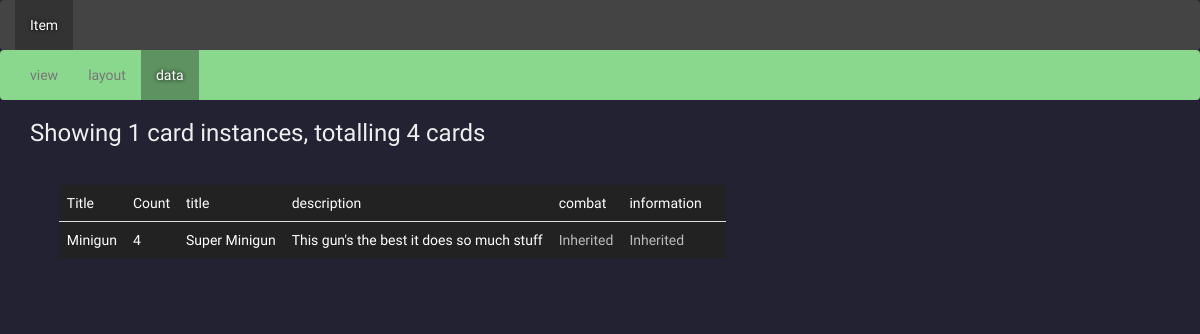
/type/1/data, run on an earlier commit of the app's database.
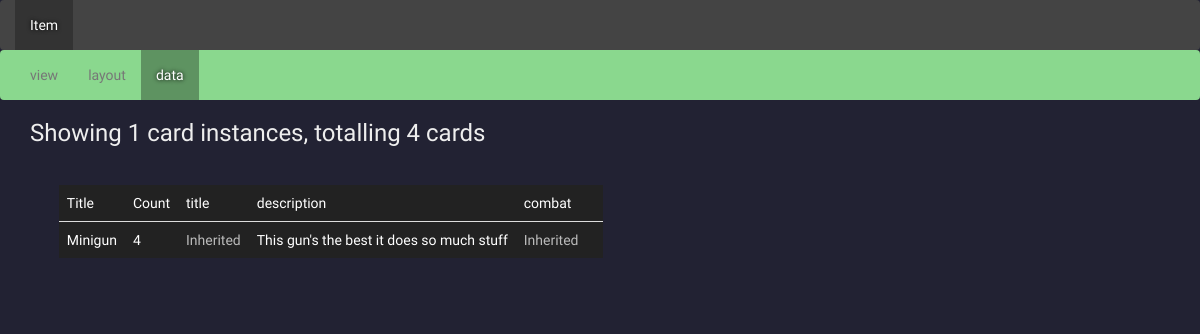
And on a later commit of the database.
### cards/models.py (models this page shows, shortened)
class CardType(models.Model):
    name = models.CharField(max_length=255)
    width = models.DecimalField(default=2.5, max_digits=3, decimal_places=2)
    height = models.DecimalField(default=4.0, max_digits=3, decimal_places=2)
    project = models.ForeignKey(Project, on_delete=models.CASCADE)
    REASONABLE_MARGIN = 0.12

class Field(models.Model):
    name = models.CharField(max_length=255)
    template = models.CharField(max_length=255, blank=True, default='')
    width = models.DecimalField("Width, percentage", default=1.0, max_digits=5, decimal_places=4)
    height = models.DecimalField("Distance from top, percentage", default=0.0, max_digits=5, decimal_places=4)
    is_bold = models.BooleanField(default=False)
    is_italic = models.BooleanField(default=False)
    alignment = models.CharField(default='left', choices=(
        ('left', 'Left'),
        ('center', 'Centre'),
        ('right', 'Right'),
    ), max_length=16)
    card_type = models.ForeignKey(CardType, on_delete=models.CASCADE)

class Card(models.Model):
    title = models.CharField(null=True, max_length=255)
    count = models.IntegerField(default=4)
    card_type = models.ForeignKey(CardType, on_delete=models.CASCADE)
    data = models.CharField(max_length=255, default='{}')
    @property
    def patterns(self):
        return [
            ('{title}', self.title),
            ('{count}', str(self.count)),
        ]
    @property
    def fields(self):
        fields = []
        for field in self.card_type.field_set.all():
            try:
                data = self.fielddata_set.get(field=field)
                field.value = data.value
            except:
                field.value = field.template
                field.inherited = True
            for pattern, replacement in self.patterns:
                field.value = field.value.replace(pattern, replacement)
            fields.append(field)
        return fields

class FieldData(models.Model):
    value = models.CharField(max_length=255)
    field = models.ForeignKey(Field, related_name='+', on_delete=models.CASCADE)
    card = models.ForeignKey(Card, on_delete=models.CASCADE)

### cards/views.py (the view)
# urls.py: url(r'^type/(?P<type_id>[0-9]+)/data$', cardviews.data),
def data(request, type_id):
    card_type = get_object_or_404(CardType, pk=type_id)
    card_types = CardType.objects.all()
    cards = card_type.card_set.all()
    total_card_count = sum([card.count for card in cards])
    return render(request, 'card-data.html', {
        'view_name': 'data',
        'card_types': card_types,
        'cardtype': card_type,
        'total_card_count': total_card_count,
        'cards': card_type.card_set.all(),
    })

### cards/templates/card-data.html
{% extends 'core/default.html' %}
{% block content %}
<div class="col-md-12">
    <h3>Showing {{ cards|length }} card instances, totalling {{ total_card_count }} cards</h3>
    <div class="card-list cardtype-{{ cardtype.name }}">
        <table class="table">
            <thead>
                <tr>
                    <td>Title</td>
                    <td>Count</td>
                    {% for field in cardtype.field_set.all %}
                        <td>{{ field.name }}</td>
                    {% endfor %}
                </tr>
            </thead>
            <tbody>
            {% for card in cards %}
            <tr id="card-{{ card.pk }}" data-name="{{ card.title }}">
                <td>{{ card.title }}</td>
                <td>{{ card.count }}</td>
                {% for field in card.fields %}
                    {% if field.inherited %}
                        <td style="color:#BBB;">Inherited</td>
                    {% else %}
                        <td>{{ field.value }}</td>
                    {% endif %}
                {% endfor %}
                <td></td>
            </tr>
            {% endfor %}
            </tbody>
        </table>
    </div>
</div>
{% endblock %}

### cards/templates/core/default.html (shortened to what this page needs)
<!DOCTYPE html>
<html lang="en">
<head>
    <link rel="stylesheet" href="https://maxcdn.bootstrapcdn.com/bootstrap/3.3.7/css/bootstrap.min.css">
    <link rel="stylesheet" href="https://ajax.googleapis.com/ajax/libs/jqueryui/1.12.1/themes/smoothness/jquery-ui.css">
    <link href="https://maxcdn.bootstrapcdn.com/font-awesome/4.7.0/css/font-awesome.min.css" rel="stylesheet"/>
    <link rel="stylesheet" href="/static/cards/cards.css"/>
</head>
<body>
    <nav class="navbar navbar-default cardtypes-nav">
      <div class="container-fluid">
        <div class="navbar-header">
          <ul class="nav navbar-nav">
            {% for type in card_types %}
                <li class="{% if type.name == cardtype.name %}active{% endif %}"><a href="/type/{{ type.id }}">{{ type.name }}</a></li>
            {% endfor %}
          </ul>
        </div>
      </div>
    </nav>
    {% if cardtype %}
    <nav class="navbar navbar-default card-nav">
      <div class="container-fluid">
        <div class="navbar-header">
          <ul class="nav navbar-nav">
            <li class="{% if view_name == "view" %}active{% endif %}"><a href="/type/{{ cardtype.id }}">view</a></li>
            <li class="{% if view_name == "layout" %}active{% endif %}"><a href="/type/{{ cardtype.id }}/layout">layout</a></li>
            <li class="{% if view_name == "data" %}active{% endif %}"><a href="/type/{{ cardtype.id }}/data">data</a></li>
          </ul>
        </div>
      </div>
    </nav>
    {% endif %}
    <div id="content" class="container-fluid">
        {% block content %}{% endblock %}
    </div>
</body>
</html>

What changed in the data, as far as the page shows it:
removed Field: name "information", shows "Inherited"
shown differently, row unchanged: Field "title": value "Super Minigun" → (not shown); now shows "Inherited"
